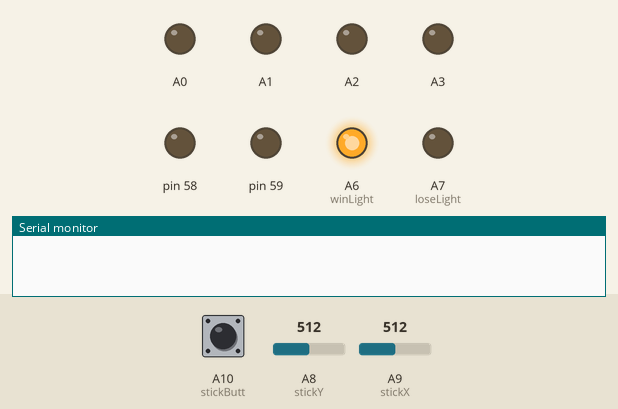
Simulated run of this sketch. Board: Arduino Mega 2560, built with avr-gcc and run on an emulated ATmega2560. On the bench: output pins drawn as LEDs (lit = HIGH), the last lines printed to the serial monitor. Dashed ring = blinking. The test bench sets the inputs (shaded band); at power-on: A10 (stickButt) HIGH, A8 (stickY) = 512, A9 (stickX) = 512. Random numbers use the default seed unless the sketch sets one.

Above: at 1.2 s.
1.3 s: A10 (stickButt) pulled LOW for 0.15 s
At 2.05 s:
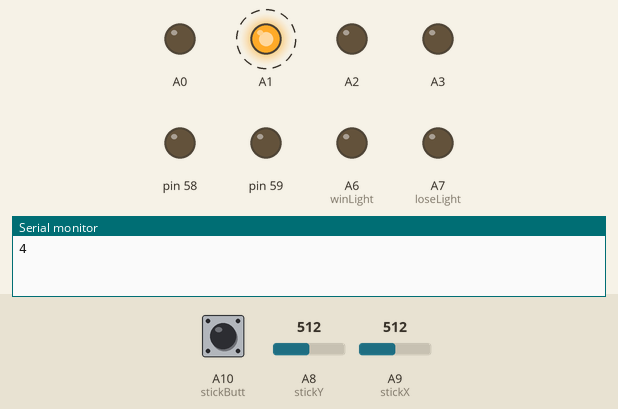
At 4.0 s:
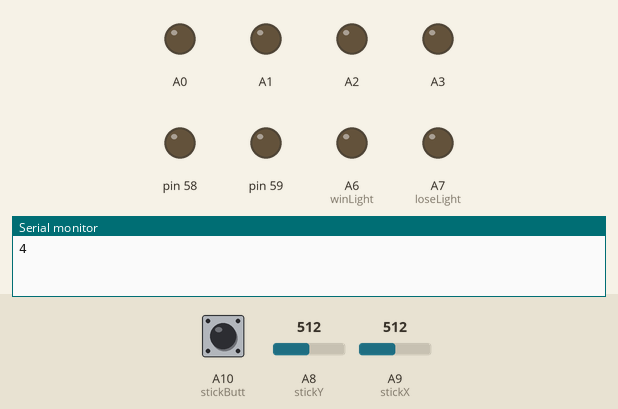
10.3 s: A8 (stickY) set to 589
At 12.55 s:
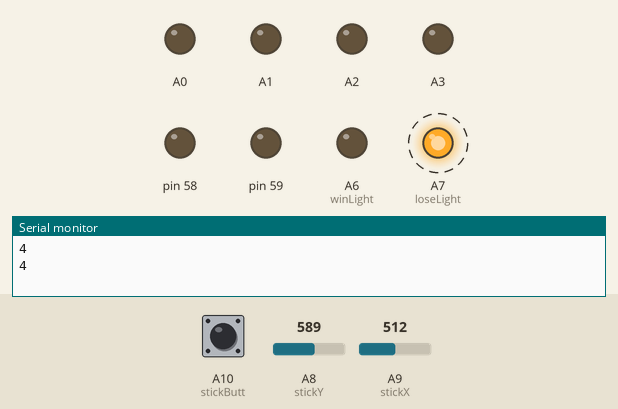
13.3 s: A8 (stickY) set to 613
Timing chart, 0 to 20.3 s (numbered marks = the images above; inputs shaded):
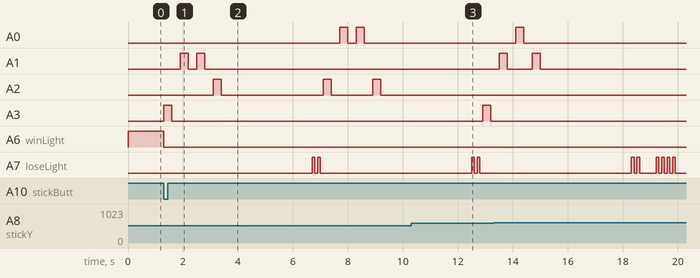

The sketch:

SimonStickTest.ino
```cpp
// LEDs
enum Directions
{
  left = A0,
  up = A1,
  right = A2,
  down = A3,
  none = 0
};
const Directions LEDs[4] = {left, up, right, down};
const byte winLight{A6};
const byte loseLight{A7};

//  LED Delays
const byte winBlink{100};
const byte inBlink{150};
unsigned int patBlink{};

// Stick
const byte stickY{A8};
const byte stickX{A9};
const byte stickButt{A10};

// Game conditions
//volatile bool gameState{false};
enum Difficulty
{
  easy = 1,
  medium = 2,
  hard = 3
};
Difficulty difficulty[3] = {easy, medium, hard};
volatile bool winState{};
unsigned int timeLimit{};
const byte stageLimit{7};

// Game storage
volatile Directions pattern[stageLimit] = {};
volatile Directions playerInput[stageLimit] = {};

void setup()
{
  DDRK = 0x00;
  PORTK = 0x04;
  DDRF = 0xFF;
  Serial.begin(115200);
}

void loop()
{
  difficultySelect();
  winState = true;
  byte lossCount{0};
  for(byte stage{4};stage < stageLimit;)
  {
    Serial.println(stage);
    createPattern(stage);
    if(getPlayerIn(stage))
    {
      ++stage;
      blinkLED(winLight, 2, winBlink);
    }
    else
    {
      blinkLED(loseLight, 2, winBlink);
      lossCount += 1;
    }
    clearPattern(stage);
    if(lossCount >= 3)
    {
      winState = false;
      break;
    }
  }
  delay(500);
  if(!winState)
  {
    blinkLED(loseLight, 4, winBlink);
  }
  else
  {
    blinkLED(winLight, 4, winBlink);
  }
  delay(500);
}

void createPattern(byte currentStage)
{
  for(byte count{0};count < currentStage;++count)
  {
    byte pick = LEDs[random(0,4)];
    blinkLED(pick, 1, patBlink);
    pattern[count] = pick;
  }
}

void clearPattern(byte currentStage)
{
  for(byte count{0};count < currentStage;++count)
  {
    pattern[count] = 0;
    playerInput[count] = 0;
  }
}

bool getPlayerIn(byte currentStage)
{
  for(byte count{0};count < currentStage;++count)
  {
    byte tilt{};
    unsigned long timer{millis() + timeLimit};
    while(moveCheck() != none)
    {
      if(millis() > timer)
        return false;
    }
    while(true)
    {
      if(millis() > timer)
        return false;
      if(moveCheck() != none)
      {
        tilt = moveCheck();
        break;
      }
      continue;
    }
    blinkLED(tilt, 1, inBlink);
    playerInput[count] = tilt;
    if(playerInput[count] != pattern[count])
      return false;
  }
  return true;
}

void blinkLED(Directions pin, byte blinkTimes, unsigned long time)
{
  for(byte count{0};count < blinkTimes;++count)
  {
    digitalWrite(pin, HIGH);
    delay(time);
    digitalWrite(pin, LOW);
    delay(time);
  }
}

Directions moveCheck()
{
  if(analogRead(stickX) >= 600)
  {
    delay(10);
    return right;
  }
  if(analogRead(stickX) <= 60)
  {
    delay(10);
    return left;
  }
  if(analogRead(stickY) >= 600)
  {
    delay(10);
    return down;
  }
  if(analogRead(stickY) <= 60)
  {
    delay(10);
    return up;
  }
  return none;
}

void difficultySelect()
{
  Difficulty selection{easy};
  byte count{0};
  while(true)
  {
    if(digitalRead(stickButt) == 0)
      break;
    if((moveCheck() == left) && (count > 0))
    {
      count -= 1;
      selection = difficulty[count];
      while(moveCheck() != none)
      ;
    }
    if((moveCheck() == right) && (count < 2))
    {
      count += 1;
      selection = difficulty[count];
      while(moveCheck() != none)
      ;
    }
    switch(selection)
    {
      case easy:
        digitalWrite(winLight, HIGH);
        digitalWrite(loseLight, LOW);
        break;
      case medium:
        digitalWrite(winLight, LOW);
        digitalWrite(loseLight, HIGH);
        break;
      case hard:
        digitalWrite(winLight, HIGH);
        digitalWrite(loseLight, HIGH);
        break;
    }
  }
  clearLEDs();
  switch(selection)
  {
    case easy:
      patBlink = 300;
      timeLimit = 3000;
      return;
    case medium:
      patBlink = 250;
      timeLimit = 2500;
      return;
    case hard:
      patBlink = 200;
      timeLimit = 2000;
      return;
  }
}

void clearLEDs() { PORTF &= 0x00; }
```

Measured:
- after the input at 1.3 s, A0: alternates HIGH for 0.30 s and LOW for 0.30 s, 4 changes in all, then stays LOW, starting after 6.4 s; A1: alternates HIGH for 0.30 s and LOW for 0.30 s, 4 changes in all, then stays LOW, starting after 0.60 s
